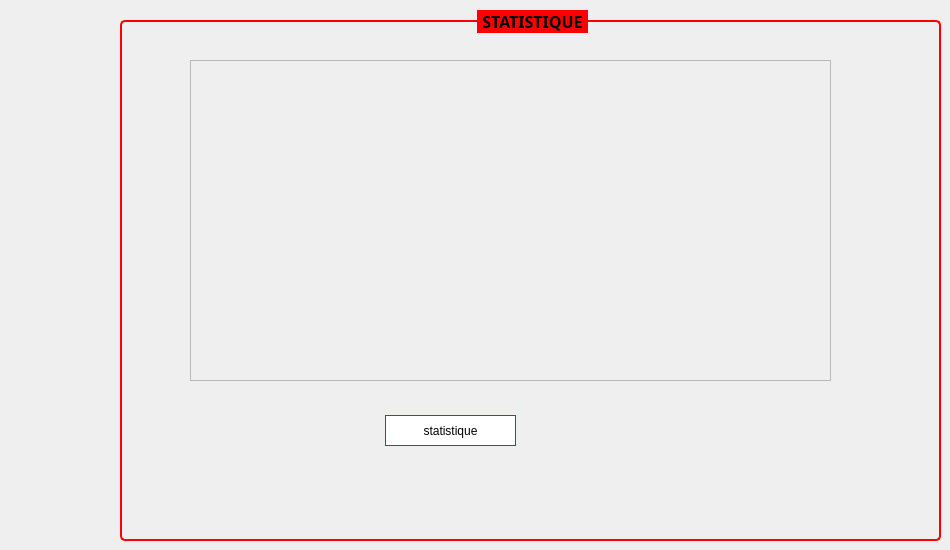
      <widget class="QWidget" name="tab_11">
       <attribute name="title">
        <string>statistique</string>
       </attribute>
       <widget class="QGroupBox" name="ajouter_p_4">
        <property name="geometry">
         <rect>
          <x>120</x>
          <y>10</y>
          <width>821</width>
          <height>531</height>
         </rect>
        </property>
        <property name="font">
         <font>
          <family>Montserrat ExtraBold</family>
          <pointsize>12</pointsize>
          <weight>75</weight>
          <italic>false</italic>
          <bold>true</bold>
         </font>
        </property>
        <property name="styleSheet">
         <string notr="true">QGroupBox {
    border: 2px solid red; /* Changer la couleur de la bordure à rouge */
    border-radius: 5px;
    margin-top: 10px;
}

QGroupBox::title {
    subcontrol-origin: margin;
    subcontrol-position: top center;
    padding: 0 3px;
    background-color: red; /* Changer la couleur de fond à rouge */
    
    /* Styles de police pour le titre */
    font-family: Arial, sans-serif;
    font-size: 16px;
    font-weight: bold;
    color: black; /* Laisser la couleur du texte en noir */
}</string>
        </property>
        <property name="title">
         <string>STATISTIQUE</string>
        </property>
        <widget class="QPushButton" name="pushButton_4">
         <property name="geometry">
          <rect>
           <x>260</x>
           <y>400</y>
           <width>141</width>
           <height>41</height>
          </rect>
         </property>
         <property name="styleSheet">
          <string notr="true">QPushButton {
    background-color: white; /* Changer la couleur du fond en blanc */
    color: black; /* Changer la couleur du texte en noir */
    border: 1px solid red; /* Changer la couleur de la bordure en rouge */
    padding: 5px 10px;
    margin: 5px;
}

QPushButton:hover {
    background-color: #DCE0EE;
}</string>
         </property>
         <property name="text">
          <string>statistique</string>
         </property>
         <property name="icon">
          <iconset>
           <normaloff>../../Downloads/statistics.png</normaloff>../../Downloads/statistics.png</iconset>
         </property>
         <property name="iconSize">
          <size>
           <width>35</width>
           <height>35</height>
          </size>
         </property>
        </widget>
        <widget class="QFrame" name="statE">
         <property name="geometry">
          <rect>
           <x>70</x>
           <y>50</y>
           <width>641</width>
           <height>321</height>
          </rect>
         </property>
         <property name="frameShape">
          <enum>QFrame::StyledPanel</enum>
         </property>
         <property name="frameShadow">
          <enum>QFrame::Raised</enum>
         </property>
        </widget>
       </widget>
      </widget>
